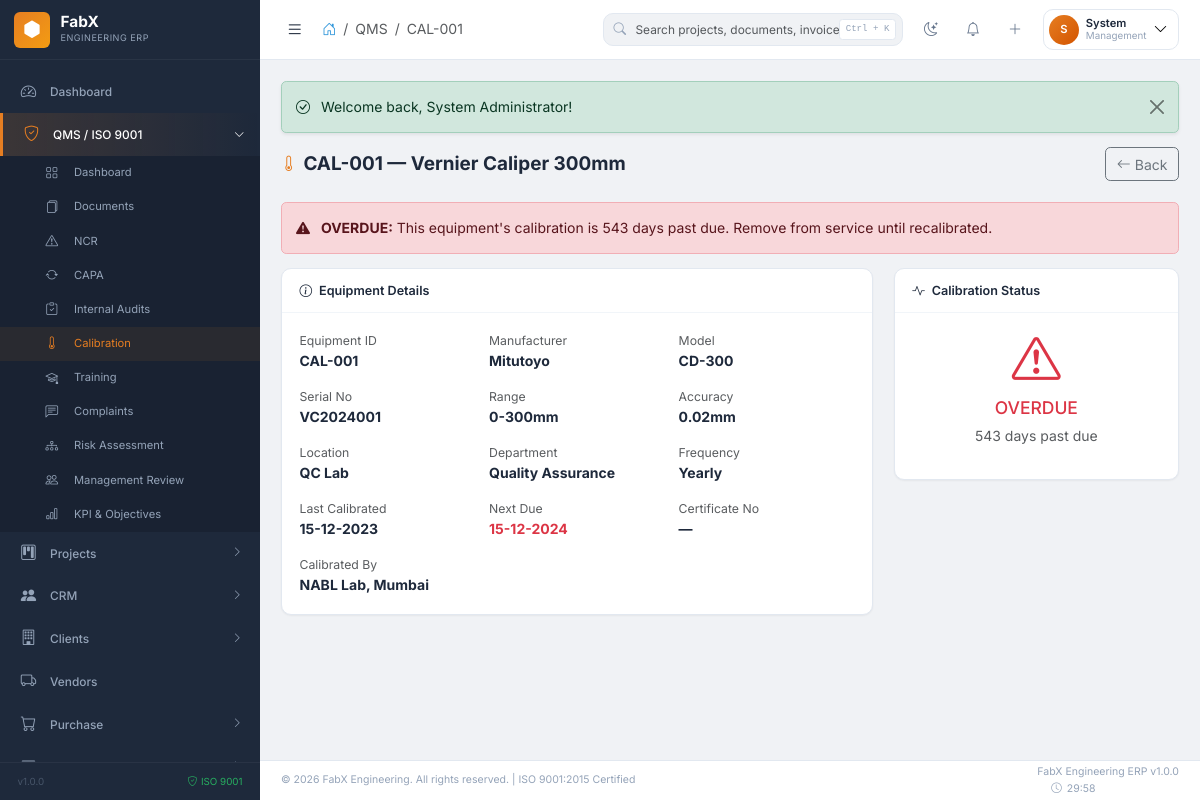
The app's page /qms/calibration/view/1 (signed in) with its own data.
### tables this page shows
CREATE TABLE fabx_calibrations (
    id INT AUTO_INCREMENT PRIMARY KEY,
    equipment_id VARCHAR(50) NOT NULL,
    equipment_name VARCHAR(255) NOT NULL,
    manufacturer VARCHAR(100),
    model_no VARCHAR(100),
    serial_no VARCHAR(100),
    location VARCHAR(100),
    department_id INT,
    range_value VARCHAR(100),
    accuracy VARCHAR(50),
    frequency ENUM('monthly','quarterly','half_yearly','yearly','bi_yearly') DEFAULT 'yearly',
    last_calibration_date DATE,
    next_calibration_date DATE,
    calibration_certificate_no VARCHAR(100),
    calibrated_by VARCHAR(255),
    status ENUM('active','due','overdue','under_calibration','scrapped') DEFAULT 'active',
    remarks TEXT,
    attachments JSON,
    created_at TIMESTAMP DEFAULT CURRENT_TIMESTAMP,
    updated_at TIMESTAMP DEFAULT CURRENT_TIMESTAMP ON UPDATE CURRENT_TIMESTAMP,
    FOREIGN KEY (department_id) REFERENCES fabx_departments(id),
    INDEX idx_equipment (equipment_id),
    INDEX idx_next_date (next_calibration_date),
    INDEX idx_status (status)
);

CREATE TABLE fabx_departments (
    id INT AUTO_INCREMENT PRIMARY KEY,
    name VARCHAR(100) NOT NULL,
    code VARCHAR(20) NOT NULL UNIQUE,
    description TEXT,
    cost_center VARCHAR(50),
    head_id INT NULL,
    status ENUM('active','inactive') DEFAULT 'active',
    created_at TIMESTAMP DEFAULT CURRENT_TIMESTAMP,
    updated_at TIMESTAMP DEFAULT CURRENT_TIMESTAMP ON UPDATE CURRENT_TIMESTAMP,
    INDEX idx_code (code),
    INDEX idx_status (status)
);

### modules/qms/QMSController.php (called while the page is built, shortened)
<?php
class QMSController extends Controller {
    public function viewCalibration($id = null): void {
        $cal = $this->db->fetchOne("SELECT c.*,d.name as department_name FROM ".$this->db->table("calibrations")." c LEFT JOIN ".$this->db->table("departments")." d ON c.department_id=d.id WHERE c.id=?",[$id]);
        $this->view('calibration/view',['page_title'=>'Calibration: '.e($cal['equipment_name']),'breadcrumb_module'=>'QMS','breadcrumb_page'=>$cal['equipment_id'],'calibration'=>$cal]);
    }
}

### core/Database.php (called while the page is built, shortened)
<?php
class Database {
    private static ?self $instance = null;
    private mysqli $connection;
    private string $prefix;
    private function __construct() {
        $this->prefix = DB_PREFIX;
        $this->connection = new mysqli(DB_HOST, DB_USER, DB_PASS, DB_NAME);
        $this->connection->set_charset(DB_CHARSET);
    }
    public static function getInstance(): self {
        if (self::$instance === null) {
            self::$instance = new self();
        }
        return self::$instance;
    }
    public function query(string $sql, array $params = []): \mysqli_stmt|false {
        $stmt = $this->connection->prepare($sql);
        if (!empty($params)) {
            $types = '';
            $values = [];
            foreach ($params as $param) {
                if (is_int($param)) {
                    $types .= 'i';
                } elseif (is_float($param)) {
                    $types .= 'd';
                } elseif (is_bool($param)) {
                    $types .= 'i';
                    $param = $param ? 1 : 0;
                } else {
                    $types .= 's';
                }
                $values[] = $param;
            }
            $stmt->bind_param($types, ...$values);
        }
        return $stmt;
    }
    public function fetchOne(string $sql, array $params = []): ?array {
        $stmt = $this->query($sql, $params);
        $stmt->execute();
        $result = $stmt->get_result();
        $row = $result->fetch_assoc();
        return $row ?: null;
    }
    public function table(string $name): string {
        return $this->prefix . $name;
    }
}

### config/config.php (called while the page is built, shortened)
<?php
spl_autoload_register(function ($class) {
    $prefixes = [
        'Core\\' => FABX_ROOT . '/core/',
        'Modules\\' => FABX_ROOT . '/modules/',
    ];
    foreach ($prefixes as $prefix => $baseDir) {
        $len = strlen($prefix);
        if (strncmp($prefix, $class, $len) === 0) {
            $relativeClass = substr($class, $len);
            $file = $baseDir . str_replace('\\', '/', $relativeClass) . '.php';
            if (file_exists($file)) {
                return;
            }
        }
    }
});
require_once FABX_ROOT . '/includes/functions.php';
require_once FABX_ROOT . '/includes/security.php';

### includes/security.php (called while the page is built, shortened)
<?php
function e(string $text): string {
    return htmlspecialchars($text, ENT_QUOTES, 'UTF-8');
}

### includes/functions.php (called while the page is built, shortened)
<?php
function base_url(string $path = ''): string {
    return APP_URL . '/' . ltrim($path, '/');
}
function format_date(?string $date, string $format = DATE_FORMAT): string {
    $d = DateTime::createFromFormat(DB_DATE_FORMAT, $date);
    return $d->format($format);
}

### modules/qms/views/calibration/view.php (the view, shortened to what this page needs)
<?php
$today = new DateTime();
$nextDate = $calibration['next_calibration_date'] ? new DateTime($calibration['next_calibration_date']) : null;
$daysUntil = $nextDate ? (int)$today->diff($nextDate)->days * ($nextDate > $today ? 1 : -1) : null;
$isOverdue = $daysUntil !== null && $daysUntil < 0;
$isDueSoon = !$isOverdue && $daysUntil !== null && $daysUntil <= 30;
?>
<div class="page-header">
  <h1 class="page-title"><i class="bi bi-thermometer"></i> <?= e($calibration['equipment_id']) ?> — <?= e($calibration['equipment_name']) ?></h1>
  <a href="<?= base_url('qms/calibration') ?>" class="btn btn-outline-secondary"><i class="bi bi-arrow-left"></i> Back</a>
</div>
<?php if ($isOverdue): ?>
<div class="alert alert-danger"><i class="bi bi-exclamation-triangle-fill me-2"></i> <strong>OVERDUE:</strong> This equipment's calibration is <?= abs($daysUntil) ?> days past due. Remove from service until recalibrated.</div>
<?php elseif ($isDueSoon): ?>
<div class="alert alert-warning"><i class="bi bi-clock me-2"></i> <strong>DUE SOON:</strong> Calibration due in <?= $daysUntil ?> days. Schedule recalibration now.</div>
<?php endif; ?>
<div class="row g-4">
  <div class="col-lg-8">
    <div class="fx-card">
      <div class="fx-card-header"><h5 class="fx-card-title"><i class="bi bi-info-circle"></i> Equipment Details</h5></div>
      <div class="fx-card-body">
        <div class="row g-3">
          <div class="col-md-4"><div class="small text-muted">Equipment ID</div><strong><?= e($calibration['equipment_id']) ?></strong></div>
          <div class="col-md-4"><div class="small text-muted">Manufacturer</div><strong><?= e($calibration['manufacturer']??'—') ?></strong></div>
          <div class="col-md-4"><div class="small text-muted">Model</div><strong><?= e($calibration['model_no']??'—') ?></strong></div>
          <div class="col-md-4"><div class="small text-muted">Serial No</div><strong><?= e($calibration['serial_no']??'—') ?></strong></div>
          <div class="col-md-4"><div class="small text-muted">Range</div><strong><?= e($calibration['range_value']??'—') ?></strong></div>
          <div class="col-md-4"><div class="small text-muted">Accuracy</div><strong><?= e($calibration['accuracy']??'—') ?></strong></div>
          <div class="col-md-4"><div class="small text-muted">Location</div><strong><?= e($calibration['location']??'—') ?></strong></div>
          <div class="col-md-4"><div class="small text-muted">Department</div><strong><?= e($calibration['department_name']??'—') ?></strong></div>
          <div class="col-md-4"><div class="small text-muted">Frequency</div><strong><?= ucfirst(str_replace('_',' ',$calibration['frequency']??'—')) ?></strong></div>
          <div class="col-md-4"><div class="small text-muted">Last Calibrated</div><strong><?= format_date($calibration['last_calibration_date']) ?></strong></div>
          <div class="col-md-4">
            <div class="small text-muted">Next Due</div>
            <strong class="<?= $isOverdue?'text-danger':($isDueSoon?'text-warning':'') ?>">
              <?= format_date($calibration['next_calibration_date']) ?>
            </strong>
          </div>
          <div class="col-md-4"><div class="small text-muted">Certificate No</div><strong><?= e($calibration['calibration_certificate_no']??'—') ?></strong></div>
          <div class="col-12"><div class="small text-muted">Calibrated By</div><strong><?= e($calibration['calibrated_by']??'—') ?></strong></div>
        </div>
      </div>
    </div>
  </div>
  <div class="col-lg-4">
    <div class="fx-card">
      <div class="fx-card-header"><h5 class="fx-card-title"><i class="bi bi-activity"></i> Calibration Status</h5></div>
      <div class="fx-card-body text-center">
        <div class="display-4 mb-2">
          <?php if ($isOverdue): ?><i class="bi bi-exclamation-triangle text-danger"></i>
          <?php elseif ($isDueSoon): ?><i class="bi bi-clock-history text-warning"></i>
          <?php else: ?><i class="bi bi-check-circle text-success"></i><?php endif; ?>
        </div>
        <h5 class="<?= $isOverdue?'text-danger':($isDueSoon?'text-warning':'text-success') ?>">
          <?= $isOverdue?'OVERDUE':($isDueSoon?'DUE SOON':'IN CALIBRATION') ?>
        </h5>
        <?php if ($daysUntil !== null): ?>
          <p class="text-muted"><?= $isOverdue?abs($daysUntil).' days past due':$daysUntil.' days remaining' ?></p>
        <?php endif; ?>
      </div>
    </div>
  </div>
</div>

### assets/css/fabx-theme.css (style rules this page uses)
:root { --primary: #2c3e50; --primary-dark: #1a252f; --primary-light: #34495e; --secondary: #6c757d; --accent: #e67e22; --accent-light: #f39c12; --accent-dark: #d35400; --info: #3498db; --success: #27ae60; --warning: #f39c12; --danger: #e74c3c; --bg-body: #f0f2f5; --bg-card: #ffffff; --bg-sidebar: #1e293b; --bg-sidebar-hover: #0f172a; --bg-navbar: #ffffff; --text-primary: #1e293b; --text-secondary: #64748b; --text-muted: #94a3b8; --border-color: #e2e8f0; --border-light: #f1f5f9; --shadow-sm: 0 1px 2px 0 rgba(0,0,0,0.05); --shadow: 0 1px 3px 0 rgba(0,0,0,0.1), 0 1px 2px -1px rgba(0,0,0,0.1); --shadow-md: 0 4px 6px -1px rgba(0,0,0,0.1), 0 2px 4px -2px rgba(0,0,0,0.1); --shadow-lg: 0 10px 15px -3px rgba(0,0,0,0.1), 0 4px 6px -4px rgba(0,0,0,0.1); --shadow-xl: 0 20px 25px -5px rgba(0,0,0,0.1), 0 8px 10px -6px rgba(0,0,0,0.1); --sidebar-width: 260px; --sidebar-collapsed: 70px; --navbar-height: 60px; --footer-height: 40px; --font-sans: 'Inter', -apple-system, BlinkMacSystemFont, sans-serif; --font-mono: 'SF Mono', monospace; --radius-sm: 6px; --radius: 10px; --radius-lg: 14px; --radius-xl: 20px; --transition-fast: 0.15s ease; --transition: 0.2s ease; --transition-slow: 0.3s ease; }
*, *::before, *::after { box-sizing: border-box; margin: 0; }
html { font-size: 14px; }
body { font-family: var(--font-sans); background: var(--bg-body); color: var(--text-primary); line-height: 1.6; -webkit-font-smoothing: antialiased; overflow-x: hidden; }
.fx-card { background: var(--bg-card); border: 1px solid var(--border-color); border-radius: var(--radius); box-shadow: var(--shadow-sm); transition: box-shadow var(--transition), transform var(--transition); }
.fx-card-header { padding: 1rem 1.25rem; border-bottom: 1px solid var(--border-light); display: flex; align-items: center; justify-content: space-between; }
.fx-card-title { font-size: 0.9rem; font-weight: 600; color: var(--text-primary); margin: 0; display: flex; align-items: center; gap: 0.5rem; }
.fx-card-body { padding: 1.25rem; }
.page-header { display: flex; align-items: center; justify-content: space-between; margin-bottom: 1.5rem; flex-wrap: wrap; gap: 1rem; }
.page-title { font-size: 1.35rem; font-weight: 700; color: var(--text-primary); margin: 0; display: flex; align-items: center; gap: 0.5rem; }
.page-title i { color: var(--accent); font-size: 1.1rem; }

### records on screen
fabx_calibrations: equipment "CAL-001", equipment_name "Vernier Caliper 300mm", manufacturer "Mitutoyo", model_no "CD-300", serial_no "VC2024001", range_value "0-300mm", accuracy "0.02mm", location "QC Lab", department.name "Quality Assurance", frequency "Yearly", last_calibration_date "15-12-2023", next_calibration_date "15-12-2024", calibration_certificate_no "—", calibrated_by "NABL Lab, Mumbai"

### other values on screen
$item['label'] "Dashboard"
$item['label'] "QMS / ISO 9001"
$sub['label'] "Dashboard"
$sub['label'] "Documents"
$sub['label'] "NCR"
$sub['label'] "CAPA"
$sub['label'] "Internal Audits"
$sub['label'] "Calibration"
$sub['label'] "Training"
$sub['label'] "Complaints"
$sub['label'] "Risk Assessment"
$sub['label'] "Management Review"
$sub['label'] "KPI & Objectives"
$item['label'] "Projects"
$item['label'] "CRM"
